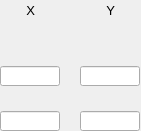
    <widget class="PyDMFrame" name="composite_1">
      <property name="geometry">
        <rect>
          <x>163</x>
          <y>129</y>
          <width>141</width>
          <height>131</height>
        </rect>
      </property>
      <widget class="PyDMLineEdit" name="text_entry_1">
        <property name="geometry">
          <rect>
            <x>80</x>
            <y>66</y>
            <width>60</width>
            <height>20</height>
          </rect>
        </property>
        <property name="channel" stdset="0">
          <string>ca://${prefix}${ROI}MinY</string>
        </property>
        <property name="toolTip">
          <string>${prefix}${ROI}MinY</string>
        </property>
        <property name="font" stdset="0">
          <font>
            <pointsize>10</pointsize>
          </font>
        </property>
        <property name="styleSheet">
          <string notr="true">PyDMLineEdit#text_entry_1 {
  color: rgb(0, 0, 0);
  background-color: rgb(115, 223, 255);
  border: 1px solid black;
  margin: 0px;
  padding: 0px;
  spacing: 0px;
  }</string>
        </property>
      </widget>
      <widget class="PyDMLabel" name="text_update_1">
        <property name="geometry">
          <rect>
            <x>80</x>
            <y>46</y>
            <width>61</width>
            <height>18</height>
          </rect>
        </property>
        <property name="toolTip">
          <string>PV: ${prefix}${ROI}MinY_RBV</string>
        </property>
        <property name="channel" stdset="0">
          <string>ca://${prefix}${ROI}MinY_RBV</string>
        </property>
        <property name="font" stdset="0">
          <font>
            <pointsize>10</pointsize>
          </font>
        </property>
        <property name="alignment">
          <set>Qt::AlignCenter</set>
        </property>
        <property name="textInteractionFlags">
          <set>Qt::TextSelectableByKeyboard|Qt::TextSelectableByMouse</set>
        </property>
        <property name="styleSheet">
          <string notr="true">PyDMLabel#text_update_1 {
  color: rgb(10, 0, 184);
  background-color: rgb(187, 187, 187);
  }</string>
        </property>
      </widget>
      <widget class="PyDMLineEdit" name="text_entry_2">
        <property name="geometry">
          <rect>
            <x>80</x>
            <y>111</y>
            <width>60</width>
            <height>20</height>
          </rect>
        </property>
        <property name="channel" stdset="0">
          <string>ca://${prefix}${ROI}SizeY</string>
        </property>
        <property name="toolTip">
          <string>${prefix}${ROI}SizeY</string>
        </property>
        <property name="font" stdset="0">
          <font>
            <pointsize>10</pointsize>
          </font>
        </property>
        <property name="styleSheet">
          <string notr="true">PyDMLineEdit#text_entry_2 {
  color: rgb(0, 0, 0);
  background-color: rgb(115, 223, 255);
  border: 1px solid black;
  margin: 0px;
  padding: 0px;
  spacing: 0px;
  }</string>
        </property>
      </widget>
      <widget class="PyDMLabel" name="text_update_2">
        <property name="geometry">
          <rect>
            <x>80</x>
            <y>91</y>
            <width>61</width>
            <height>18</height>
          </rect>
        </property>
        <property name="toolTip">
          <string>PV: ${prefix}${ROI}SizeY_RBV</string>
        </property>
        <property name="channel" stdset="0">
          <string>ca://${prefix}${ROI}SizeY_RBV</string>
        </property>
        <property name="font" stdset="0">
          <font>
            <pointsize>10</pointsize>
          </font>
        </property>
        <property name="alignment">
          <set>Qt::AlignCenter</set>
        </property>
        <property name="textInteractionFlags">
          <set>Qt::TextSelectableByKeyboard|Qt::TextSelectableByMouse</set>
        </property>
        <property name="styleSheet">
          <string notr="true">PyDMLabel#text_update_2 {
  color: rgb(10, 0, 184);
  background-color: rgb(187, 187, 187);
  }</string>
        </property>
      </widget>
      <widget class="PyDMLabel" name="text_update_3">
        <property name="geometry">
          <rect>
            <x>0</x>
            <y>46</y>
            <width>61</width>
            <height>18</height>
          </rect>
        </property>
        <property name="toolTip">
          <string>PV: ${prefix}${ROI}MinX_RBV</string>
        </property>
        <property name="channel" stdset="0">
          <string>ca://${prefix}${ROI}MinX_RBV</string>
        </property>
        <property name="font" stdset="0">
          <font>
            <pointsize>10</pointsize>
          </font>
        </property>
        <property name="alignment">
          <set>Qt::AlignCenter</set>
        </property>
        <property name="textInteractionFlags">
          <set>Qt::TextSelectableByKeyboard|Qt::TextSelectableByMouse</set>
        </property>
        <property name="styleSheet">
          <string notr="true">PyDMLabel#text_update_3 {
  color: rgb(10, 0, 184);
  background-color: rgb(187, 187, 187);
  }</string>
        </property>
      </widget>
      <widget class="PyDMLineEdit" name="text_entry_3">
        <property name="geometry">
          <rect>
            <x>0</x>
            <y>66</y>
            <width>60</width>
            <height>20</height>
          </rect>
        </property>
        <property name="channel" stdset="0">
          <string>ca://${prefix}${ROI}MinX</string>
        </property>
        <property name="toolTip">
          <string>${prefix}${ROI}MinX</string>
        </property>
        <property name="font" stdset="0">
          <font>
            <pointsize>10</pointsize>
          </font>
        </property>
        <property name="styleSheet">
          <string notr="true">PyDMLineEdit#text_entry_3 {
  color: rgb(0, 0, 0);
  background-color: rgb(115, 223, 255);
  border: 1px solid black;
  margin: 0px;
  padding: 0px;
  spacing: 0px;
  }</string>
        </property>
      </widget>
      <widget class="PyDMLineEdit" name="text_entry_4">
        <property name="geometry">
          <rect>
            <x>0</x>
            <y>111</y>
            <width>60</width>
            <height>20</height>
          </rect>
        </property>
        <property name="channel" stdset="0">
          <string>ca://${prefix}${ROI}SizeX</string>
        </property>
        <property name="toolTip">
          <string>${prefix}${ROI}SizeX</string>
        </property>
        <property name="font" stdset="0">
          <font>
            <pointsize>10</pointsize>
          </font>
        </property>
        <property name="styleSheet">
          <string notr="true">PyDMLineEdit#text_entry_4 {
  color: rgb(0, 0, 0);
  background-color: rgb(115, 223, 255);
  border: 1px solid black;
  margin: 0px;
  padding: 0px;
  spacing: 0px;
  }</string>
        </property>
      </widget>
      <widget class="PyDMLabel" name="text_update_4">
        <property name="geometry">
          <rect>
            <x>0</x>
            <y>91</y>
            <width>61</width>
            <height>18</height>
          </rect>
        </property>
        <property name="toolTip">
          <string>PV: ${prefix}${ROI}SizeX_RBV</string>
        </property>
        <property name="channel" stdset="0">
          <string>ca://${prefix}${ROI}SizeX_RBV</string>
        </property>
        <property name="font" stdset="0">
          <font>
            <pointsize>10</pointsize>
          </font>
        </property>
        <property name="alignment">
          <set>Qt::AlignCenter</set>
        </property>
        <property name="textInteractionFlags">
          <set>Qt::TextSelectableByKeyboard|Qt::TextSelectableByMouse</set>
        </property>
        <property name="styleSheet">
          <string notr="true">PyDMLabel#text_update_4 {
  color: rgb(10, 0, 184);
  background-color: rgb(187, 187, 187);
  }</string>
        </property>
      </widget>
      <widget class="QLabel" name="text_1">
        <property name="geometry">
          <rect>
            <x>105</x>
            <y>0</y>
            <width>10</width>
            <height>20</height>
          </rect>
        </property>
        <property name="text">
          <string>Y</string>
        </property>
        <property name="font" stdset="0">
          <font>
            <pointsize>10</pointsize>
          </font>
        </property>
        <property name="brush" stdset="0">
          <brush brushstyle="SolidPattern">
            <color alpha="255">
              <red>0</red>
              <green>0</green>
              <blue>0</blue>
            </color>
          </brush>
        </property>
        <property name="toolTip">
          <string>text_1</string>
        </property>
        <property name="alignment">
          <set>Qt::AlignRight|Qt::AlignTrailing|Qt::AlignVCenter</set>
        </property>
        <property name="styleSheet">
          <string notr="true">QLabel#text_1 {
  color: rgb(0, 0, 0);
  }</string>
        </property>
      </widget>
      <widget class="QLabel" name="text_2">
        <property name="geometry">
          <rect>
            <x>25</x>
            <y>0</y>
            <width>10</width>
            <height>20</height>
          </rect>
        </property>
        <property name="text">
          <string>X</string>
        </property>
        <property name="font" stdset="0">
          <font>
            <pointsize>10</pointsize>
          </font>
        </property>
        <property name="brush" stdset="0">
          <brush brushstyle="SolidPattern">
            <color alpha="255">
              <red>0</red>
              <green>0</green>
              <blue>0</blue>
            </color>
          </brush>
        </property>
        <property name="toolTip">
          <string>text_2</string>
        </property>
        <property name="alignment">
          <set>Qt::AlignRight|Qt::AlignTrailing|Qt::AlignVCenter</set>
        </property>
        <property name="styleSheet">
          <string notr="true">QLabel#text_2 {
  color: rgb(0, 0, 0);
  }</string>
        </property>
      </widget>
      <widget class="PyDMLabel" name="text_update_5">
        <property name="geometry">
          <rect>
            <x>0</x>
            <y>22</y>
            <width>61</width>
            <height>18</height>
          </rect>
        </property>
        <property name="toolTip">
          <string>PV: ${prefix}${ROI}MaxSizeX_RBV</string>
        </property>
        <property name="channel" stdset="0">
          <string>ca://${prefix}${ROI}MaxSizeX_RBV</string>
        </property>
        <property name="font" stdset="0">
          <font>
            <pointsize>10</pointsize>
          </font>
        </property>
        <property name="alignment">
          <set>Qt::AlignCenter</set>
        </property>
        <property name="textInteractionFlags">
          <set>Qt::TextSelectableByKeyboard|Qt::TextSelectableByMouse</set>
        </property>
        <property name="styleSheet">
          <string notr="true">PyDMLabel#text_update_5 {
  color: rgb(10, 0, 184);
  background-color: rgb(187, 187, 187);
  }</string>
        </property>
      </widget>
      <widget class="PyDMLabel" name="text_update_6">
        <property name="geometry">
          <rect>
            <x>80</x>
            <y>22</y>
            <width>61</width>
            <height>18</height>
          </rect>
        </property>
        <property name="toolTip">
          <string>PV: ${prefix}${ROI}MaxSizeY_RBV</string>
        </property>
        <property name="channel" stdset="0">
          <string>ca://${prefix}${ROI}MaxSizeY_RBV</string>
        </property>
        <property name="font" stdset="0">
          <font>
            <pointsize>10</pointsize>
          </font>
        </property>
        <property name="alignment">
          <set>Qt::AlignCenter</set>
        </property>
        <property name="textInteractionFlags">
          <set>Qt::TextSelectableByKeyboard|Qt::TextSelectableByMouse</set>
        </property>
        <property name="styleSheet">
          <string notr="true">PyDMLabel#text_update_6 {
  color: rgb(10, 0, 184);
  background-color: rgb(187, 187, 187);
  }</string>
        </property>
      </widget>
    </widget>
